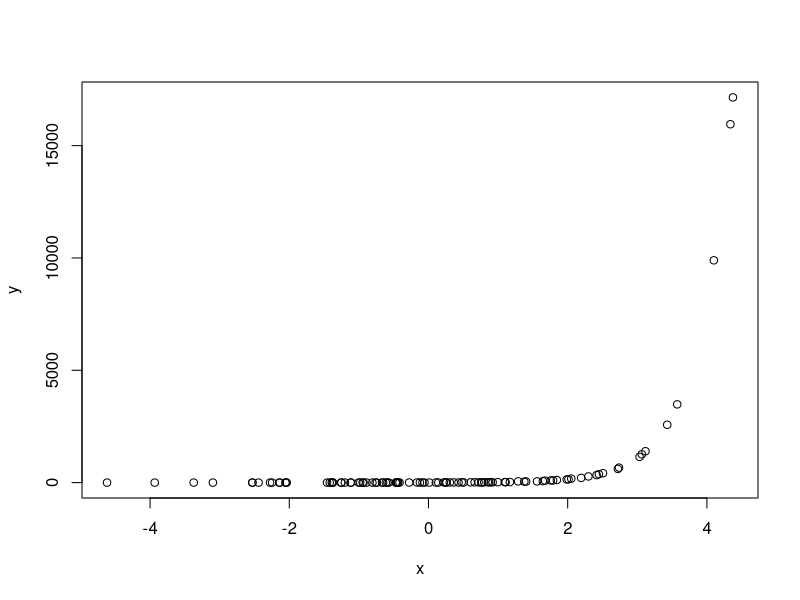
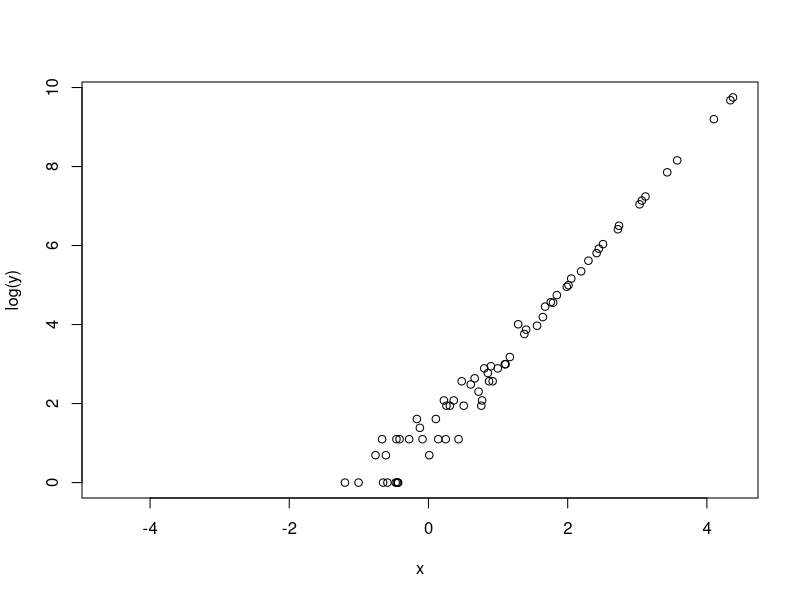
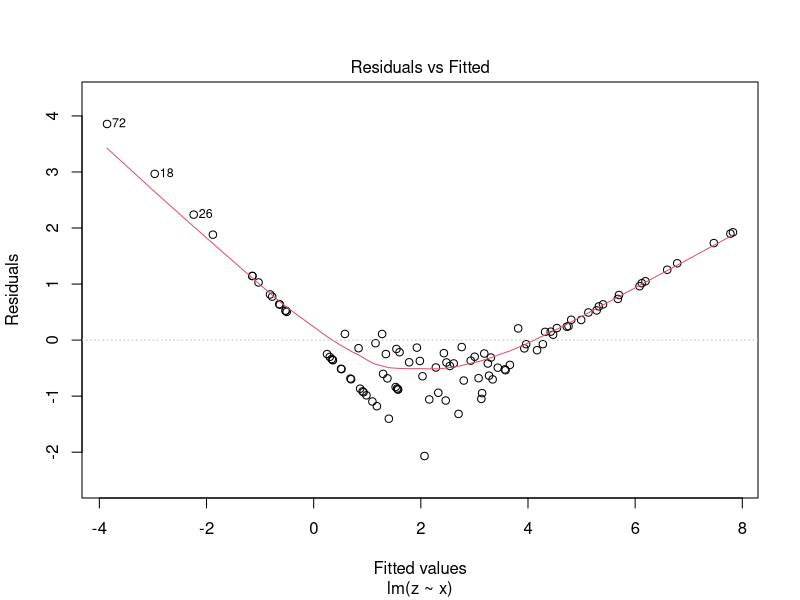
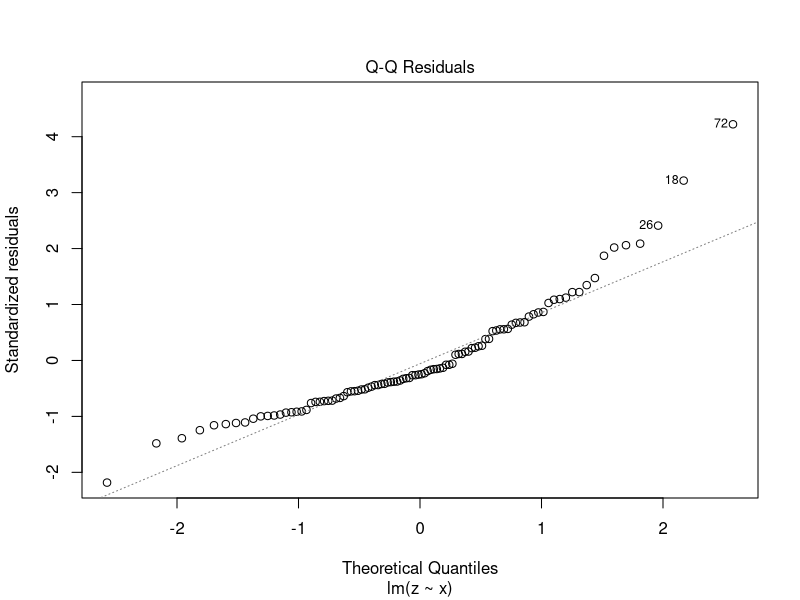
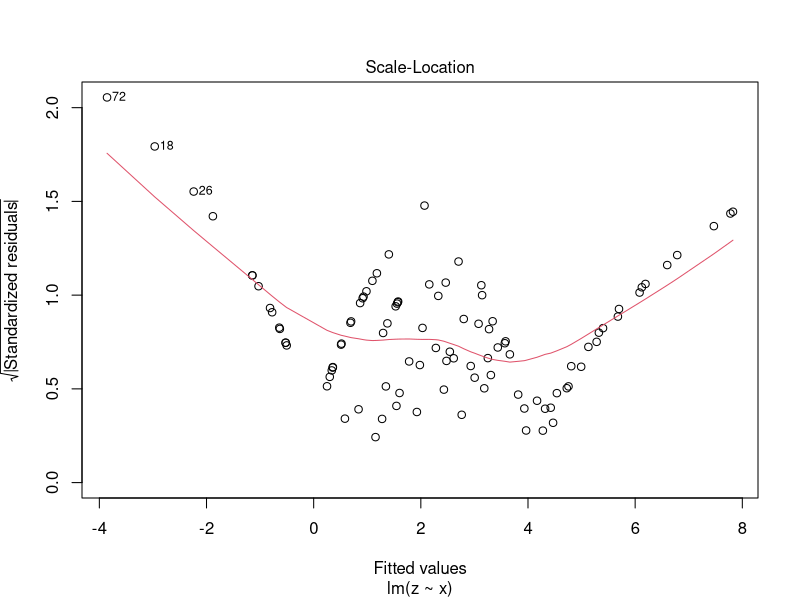
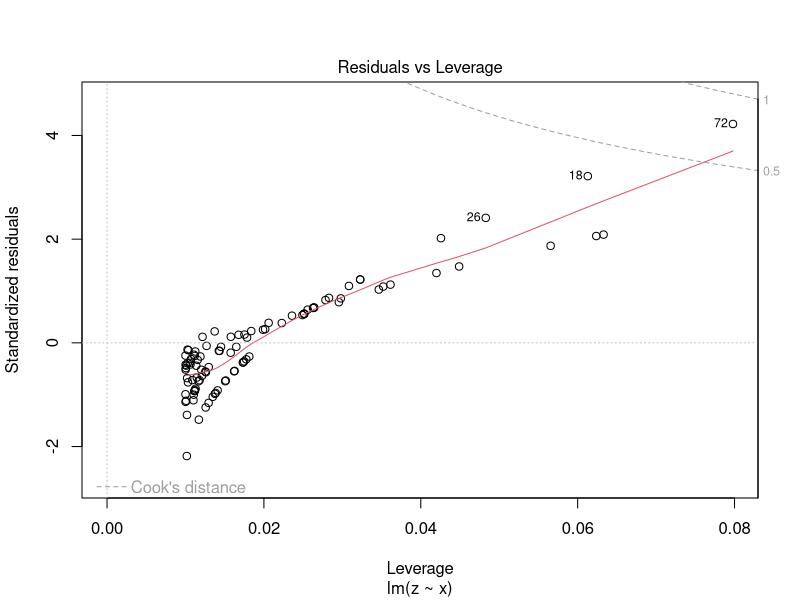
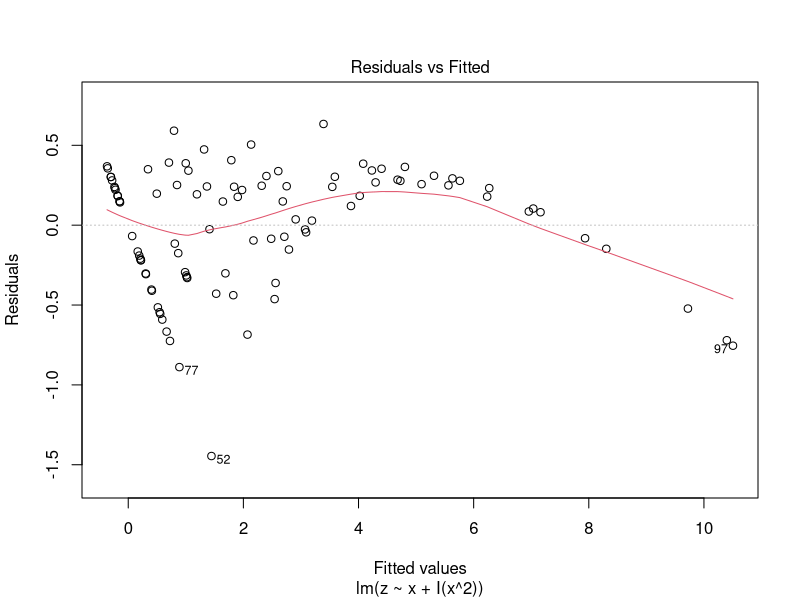
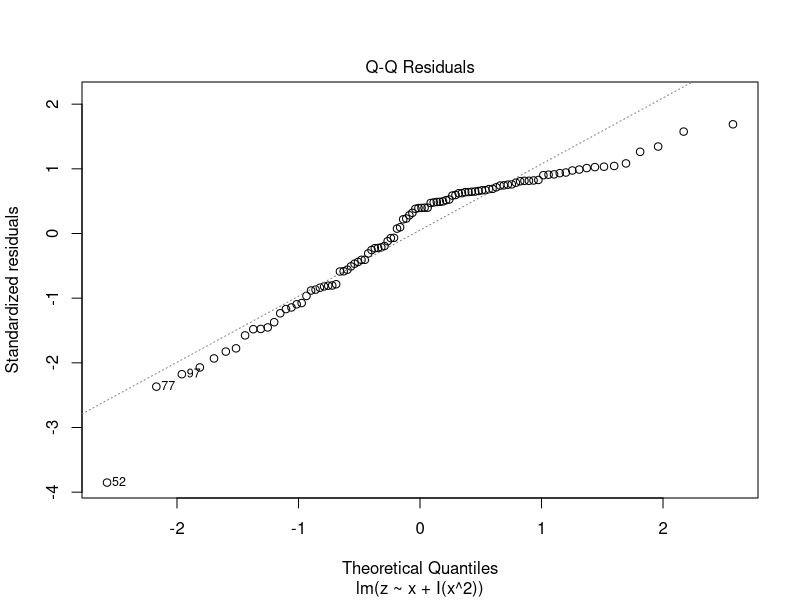

R code for these plots, in order:
#TODO : CONVERT TO NOTEBOOK

set.seed(123)
x <- rnorm(100, 0, 2)
x #values of the predictor

beta0 <- 1
beta1 <- 2

eta <- beta0 + beta1*x

mu <- exp(eta)
y <- rpois(100, mu) 
y

y[1:10]

#we know which model was used, is it possible to ...

plot(x,y) #large scale of Y values

plot(x, log(y)) #clear structure

z = log(y) #is not a good idea, for those moments when y = 0
summary(z)

z <- log(y+1) #SUDO count, it is added one count
z
summary(z)


modA <- lm(formula = z~x)
summary(modA) #a linear modle with a series of parameters. The p-values are on the right.
# The estimates of the beta0 and beta1 are different from those that we chose.

#residuals

plot(modA) #not good pattern, which seems to be with a sense. Quadratic term in x
# Residuals seem to be normally distributed.

modB <- lm(formula = z~x + I(x^2))
summary(modB)
plot(modB)
hist(y)

# negative binomials are usually used for biological data
modC <- glm(formula=y~x, family = "poisson")
summary(modC) # values are closer to the true ones
# Number of fisher Scoring iterations, start from a value of beta and changes it a number of times
plot(modC)

p1 <- predict(modC) #predict the linear predictor
summary(p1)

#it does beta0hat + beta1hat*x
eta.fitted <- coefficients(modC)[1] + coefficients(modC)[2]*x
eta.fitted[1:10]

plot(p1, log(y))
abline(0,1)
# on Y axis,

p2 <- predict(modC, type = "response") #
p2[1:10]

exp(eta.fitted)[1:10]


mu <- exp(eta)/(1+exp(eta))
summary(mu)

plot(eta, mu)
plot(x, mu) #with x small probability is small


y <- rbinom(100, size = 1, prob = mu)
table(y)
modD <- glm(y~x, family = "binomial")
modD <- glm(y~x, family = binomial(link = "logit")) #binomial can be used as a function

res <- binomial(link = "logit")
str(res)
plot(res$linkfun, from=0.001, to=0.999) #visualize components of the link function
plot(res$variance, from=0.001, to=0.999)

p4 <- predict(modD)
summary(p4) #gives eta values

p5 <- predict(modD, type="response")
summary(p5)
